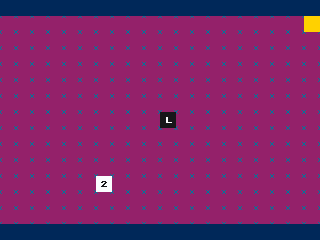

A level layout from a 2D game, rendered from its tile map. Below: a short description, then the map file with its tile-grid data intact:
An orthogonal 20x15 tile map with 16x16 px tiles, 1 tile layer (background).

<map version="1.8" tiledversion="1.8.2" orientation="orthogonal" renderorder="right-down" width="20" height="15" tilewidth="16" tileheight="16" infinite="0" nextlayerid="2" nextobjectid="1">
 <editorsettings>
  <export target="../../../public/tilemaps-dev/dev0.json" format="json" />
 </editorsettings>
 <tileset firstgid="1" source="../tilesets/base-tileset.tsx" />
 <layer id="1" name="background" width="20" height="15">
  <data encoding="csv">
58,58,58,58,58,58,58,58,58,58,58,58,58,58,58,58,58,58,58,58,
1,1,1,1,1,1,1,1,1,1,1,1,1,1,1,1,1,1,1,5,
1,1,1,1,1,1,1,1,1,1,1,1,1,1,1,1,1,1,1,1,
1,1,1,1,1,1,1,1,1,1,1,1,1,1,1,1,1,1,1,1,
1,1,1,1,1,1,1,1,1,1,1,1,1,1,1,1,1,1,1,1,
1,1,1,1,1,1,1,1,1,1,1,1,1,1,1,1,1,1,1,1,
1,1,1,1,1,1,1,1,1,1,1,1,1,1,1,1,1,1,1,1,
1,1,1,1,1,1,1,1,1,1,28,1,1,1,1,1,1,1,1,1,
1,1,1,1,1,1,1,1,1,1,1,1,1,1,1,1,1,1,1,1,
1,1,1,1,1,1,1,1,1,1,1,1,1,1,1,1,1,1,1,1,
1,1,1,1,1,1,1,1,1,1,1,1,1,1,1,1,1,1,1,1,
1,1,1,1,1,1,29,1,1,1,1,1,1,1,1,1,1,1,1,1,
1,1,1,1,1,1,1,1,1,1,1,1,1,1,1,1,1,1,1,1,
1,1,1,1,1,1,1,1,1,1,1,1,1,1,1,1,1,1,1,1,
58,58,58,58,58,58,58,58,58,58,58,58,58,58,58,58,58,58,58,58
</data>
 </layer>
</map>
